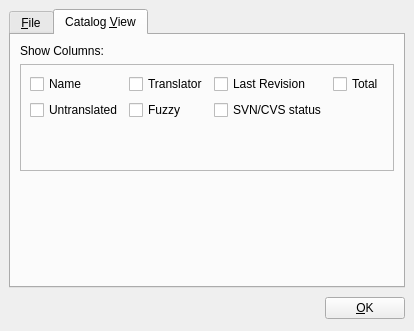
<ui version="4.0" >
 <author></author>
 <comment></comment>
 <exportmacro></exportmacro>
 <class>catalogSetting</class>
 <widget class="QWidget" name="catalogSetting" >
  <property name="geometry" >
   <rect>
    <x>0</x>
    <y>0</y>
    <width>406</width>
    <height>331</height>
   </rect>
  </property>
  <property name="windowTitle" >
   <string>Catalog Settings</string>
  </property>
  <layout class="QGridLayout" >
   <property name="margin" >
    <number>9</number>
   </property>
   <property name="spacing" >
    <number>6</number>
   </property>
   <item row="0" column="0" colspan="2" >
    <widget class="QTabWidget" name="tabOptions" >
     <property name="currentIndex" >
      <number>1</number>
     </property>
     <widget class="QWidget" name="tab" >
      <attribute name="title" >
       <string>&amp;File</string>
      </attribute>
      <layout class="QGridLayout" >
       <property name="margin" >
        <number>9</number>
       </property>
       <property name="spacing" >
        <number>6</number>
       </property>
       <item row="7" column="0" >
        <spacer>
         <property name="orientation" >
          <enum>Qt::Vertical</enum>
         </property>
         <property name="sizeHint" >
          <size>
           <width>20</width>
           <height>40</height>
          </size>
         </property>
        </spacer>
       </item>
       <item row="6" column="0" >
        <widget class="QCheckBox" name="checkBox" >
         <property name="text" >
          <string>Dive into Subfolders</string>
         </property>
        </widget>
       </item>
       <item row="1" column="1" >
        <widget class="QPushButton" name="btnAdd" >
         <property name="toolTip" >
          <string>Add TM</string>
         </property>
         <property name="text" >
          <string> &amp;Add</string>
         </property>
         <property name="icon" >
          <iconset>../images/addTM.png</iconset>
         </property>
        </widget>
       </item>
       <item rowspan="5" row="1" column="0" >
        <widget class="QListWidget" name="listWidget" />
       </item>
       <item row="4" column="1" >
        <widget class="QPushButton" name="btnMoveUp" >
         <property name="toolTip" >
          <string>move up</string>
         </property>
         <property name="text" >
          <string> &amp;Up</string>
         </property>
         <property name="icon" >
          <iconset>../images/up.png</iconset>
         </property>
        </widget>
       </item>
       <item row="0" column="0" >
        <widget class="QLabel" name="label_4" >
         <property name="text" >
          <string>Locations:</string>
         </property>
        </widget>
       </item>
       <item row="3" column="1" >
        <widget class="QPushButton" name="btnRemoveAll" >
         <property name="toolTip" >
          <string>clear list</string>
         </property>
         <property name="text" >
          <string> &amp;Clear</string>
         </property>
         <property name="icon" >
          <iconset>../images/eraser.png</iconset>
         </property>
        </widget>
       </item>
       <item row="5" column="1" >
        <widget class="QPushButton" name="btnMoveDown" >
         <property name="toolTip" >
          <string>move down</string>
         </property>
         <property name="text" >
          <string> Do&amp;wn</string>
         </property>
         <property name="icon" >
          <iconset>../images/down.png</iconset>
         </property>
        </widget>
       </item>
       <item row="2" column="1" >
        <widget class="QPushButton" name="btnRemove" >
         <property name="toolTip" >
          <string>remove TM</string>
         </property>
         <property name="text" >
          <string> De&amp;lete</string>
         </property>
         <property name="icon" >
          <iconset>../images/removeTM.png</iconset>
         </property>
        </widget>
       </item>
      </layout>
     </widget>
     <widget class="QWidget" name="tab_3" >
      <attribute name="title" >
       <string>Catalog &amp;View</string>
      </attribute>
      <layout class="QGridLayout" >
       <property name="margin" >
        <number>9</number>
       </property>
       <property name="spacing" >
        <number>6</number>
       </property>
       <item row="1" column="0" colspan="2" >
        <widget class="QFrame" name="frame" >
         <property name="frameShape" >
          <enum>QFrame::StyledPanel</enum>
         </property>
         <property name="frameShadow" >
          <enum>QFrame::Raised</enum>
         </property>
         <layout class="QGridLayout" >
          <property name="margin" >
           <number>9</number>
          </property>
          <property name="spacing" >
           <number>6</number>
          </property>
          <item row="2" column="1" colspan="2" >
           <spacer>
            <property name="orientation" >
             <enum>Qt::Vertical</enum>
            </property>
            <property name="sizeHint" >
             <size>
              <width>20</width>
              <height>40</height>
             </size>
            </property>
           </spacer>
          </item>
          <item row="1" column="0" >
           <widget class="QCheckBox" name="chbuntranslated" >
            <property name="text" >
             <string>Untranslated</string>
            </property>
            <property name="checked" >
             <bool>false</bool>
            </property>
           </widget>
          </item>
          <item row="0" column="4" >
           <widget class="QCheckBox" name="chbtotal" >
            <property name="text" >
             <string>Total</string>
            </property>
            <property name="checked" >
             <bool>false</bool>
            </property>
           </widget>
          </item>
          <item row="1" column="1" >
           <widget class="QCheckBox" name="chbfuzzy" >
            <property name="text" >
             <string>Fuzzy</string>
            </property>
            <property name="checked" >
             <bool>false</bool>
            </property>
           </widget>
          </item>
          <item row="0" column="1" colspan="2" >
           <widget class="QCheckBox" name="chbtranslator" >
            <property name="text" >
             <string>Translator</string>
            </property>
            <property name="checked" >
             <bool>false</bool>
            </property>
           </widget>
          </item>
          <item row="1" column="3" >
           <widget class="QCheckBox" name="chbSVN" >
            <property name="text" >
             <string>SVN/CVS status</string>
            </property>
            <property name="checked" >
             <bool>false</bool>
            </property>
           </widget>
          </item>
          <item row="0" column="0" >
           <widget class="QCheckBox" name="chbname" >
            <property name="text" >
             <string>Name</string>
            </property>
            <property name="checked" >
             <bool>false</bool>
            </property>
           </widget>
          </item>
          <item row="0" column="3" >
           <widget class="QCheckBox" name="chblastrevision" >
            <property name="text" >
             <string>Last Revision</string>
            </property>
            <property name="checked" >
             <bool>false</bool>
            </property>
           </widget>
          </item>
         </layout>
        </widget>
       </item>
       <item row="2" column="1" >
        <spacer>
         <property name="orientation" >
          <enum>Qt::Vertical</enum>
         </property>
         <property name="sizeHint" >
          <size>
           <width>20</width>
           <height>40</height>
          </size>
         </property>
        </spacer>
       </item>
       <item row="0" column="0" >
        <widget class="QLabel" name="label" >
         <property name="text" >
          <string>Show Columns:</string>
         </property>
        </widget>
       </item>
      </layout>
     </widget>
    </widget>
   </item>
   <item row="1" column="1" >
    <widget class="QPushButton" name="btnOk" >
     <property name="text" >
      <string>&amp;OK</string>
     </property>
    </widget>
   </item>
   <item row="1" column="0" >
    <spacer>
     <property name="orientation" >
      <enum>Qt::Horizontal</enum>
     </property>
     <property name="sizeHint" >
      <size>
       <width>311</width>
       <height>28</height>
      </size>
     </property>
    </spacer>
   </item>
  </layout>
 </widget>
 <pixmapfunction></pixmapfunction>
 <tabstops>
  <tabstop>tabOptions</tabstop>
  <tabstop>listWidget</tabstop>
  <tabstop>btnAdd</tabstop>
  <tabstop>btnRemove</tabstop>
  <tabstop>btnRemoveAll</tabstop>
  <tabstop>btnMoveUp</tabstop>
  <tabstop>btnMoveDown</tabstop>
  <tabstop>checkBox</tabstop>
  <tabstop>btnOk</tabstop>
 </tabstops>
 <resources/>
 <connections/>
</ui>
